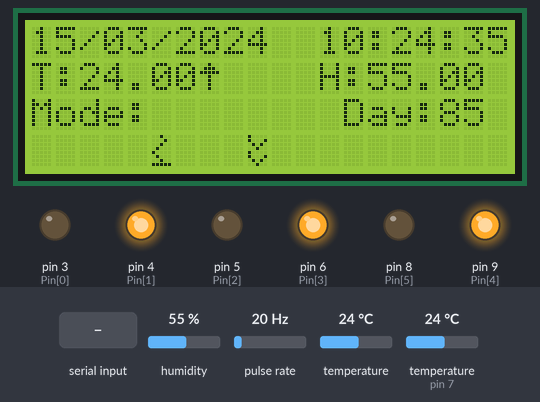
A sketch run on a simulated Arduino Uno, built with avr-gcc and run on an emulated ATmega328P. Parts: 20×4 character LCD, output pins drawn as LEDs (lit = HIGH). Wiring (inferred from the names in the program): pulse sensor: data pin 2. The inputs (shaded band) are chosen by the test bench; at power-on: temperature 24 °C, humidity 55 %, pulse rate 20 Hz, temperature (sensor on pin 7) 24 °C. The local clock reads 2024-03-15 10:24:30 at power-on unless the sketch sets it; EEPROM starts erased; what the sketch prints to the serial monitor is not drawn.

Above: at 5.2 s.
5.3 s: temperature (sensor 0) set to 10.5 °C
At 9.3 s:
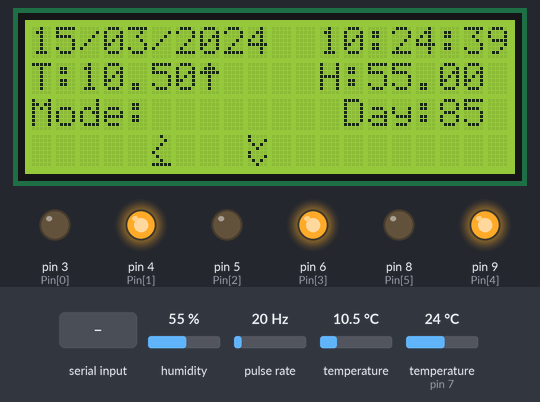
9.4 s: temperature (sensor 0) set to 9.4 °C
At 12.8 s:
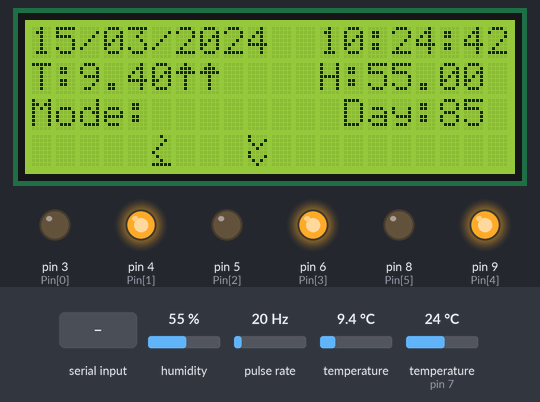
15.2 s: "90,45,200\n" received over Serial
17.9 s: "1\n" received over Serial
At 24.8 s:
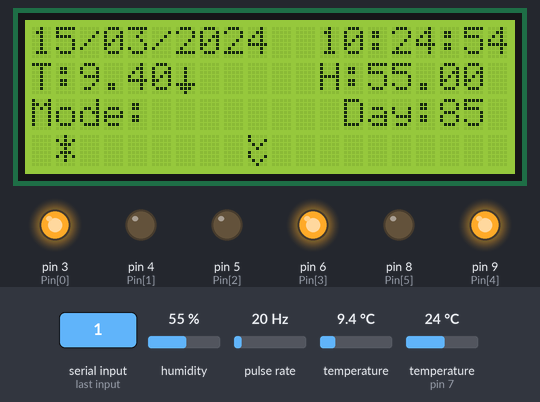
25.4 s: temperature (sensor 0) set to 12 °C
At 30.6 s:
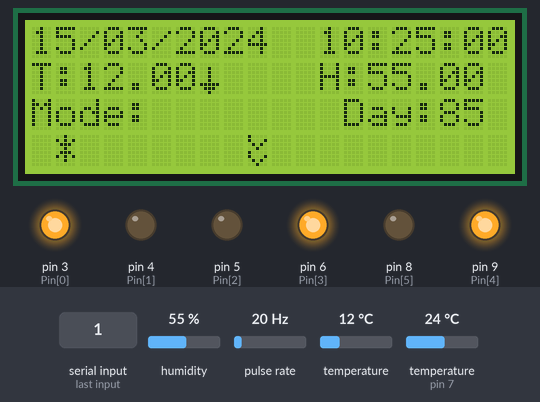
32.9 s: humidity set to 22 %
At 36.8 s:
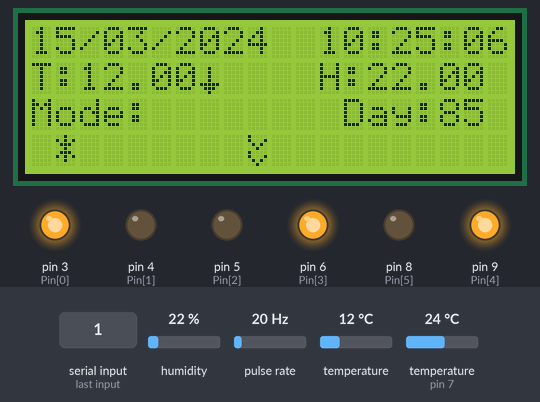
Timing chart, 0 to 38.3 s (numbered marks = the images above; inputs shaded):
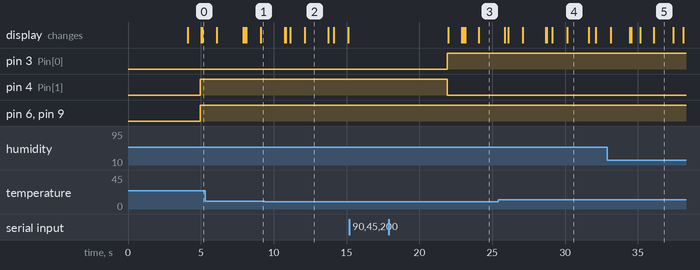

Measured:
- the behaviour switches between 10 and 9.9 °C on temperature (sensor 0) (found by bisection; images 1 and 2)
- after the input at 9.4 s, the display: first changes after 1.4 s (image 2 shows a later state)
- after the input at 15.2 s, every drawn part: stays the same
- after the input at 17.9 s, pin 3 (Pin[0]): LOW → HIGH after 4.0 s; pin 4 (Pin[1]): HIGH → LOW after 4.0 s; the display: first changes after 4.1 s (image 3 shows a later state)
- what the display in image 4 shows lasts 1.5 s, from 30.1 s to 31.6 s

The sketch:

cooler_2004_nano.ino
```cpp
#include <Arduino.h>
#include <EEPROM.h>
#include <SPI.h>
#include <Wire.h>
#include <Adafruit_Sensor.h>
#include <Adafruit_BME280.h>
#include <LiquidCrystal_I2C.h>
#include <DS3231.h>
#include <OneWire.h> // tempsensor
#include <DallasTemperature.h> //temp sensor
DS3231 myRTC;
DateTime myDT;
LiquidCrystal_I2C lcd(0x27, 20, 04);
Adafruit_BME280 bme;
//Constants
#define numPins 6
#define on HIGH
#define off LOW
#define ONE_WIRE_BUS 7

OneWire oneWire(ONE_WIRE_BUS);
DallasTemperature sensors(&oneWire);
//Variables
int evTemp ;
bool chkFan;
unsigned long lastTime = 0;
unsigned long timerDelay = 2000;
int temperature = EEPROM.read(0);  // Set up  Temperature
byte humyditi = EEPROM.read(4);     // Set up humidity
byte state = EEPROM.read(5);        // True work like dehidratation False work for cooling
float hum;                          //Stores humidity value
float temp;                         //Stores temperature value
uint32_t timeStamp = EEPROM.get(6, timeStamp);
uint32_t compressorTs;
bool serialStatus = EEPROM.read(10);
byte fan_up_speed = EEPROM.read(11);
byte serialCheck = 0;
bool cooler_status = false;
bool dehumi_status = false;
bool humi_status = false;
bool heat_status = false;
bool cooler_set = true;
bool hum_set = true;
bool kompressor = true;
bool fanOnOff = EEPROM.read(12);
const byte Pin[numPins] = { 3, 4, 5, 6, 9, 8 };  //fan inner, Heating, Humyfider, Circulation, fan_up_ctrl, Compressor SSR
byte downArrow[] = { 0x00, 0x04, 0x04, 0x04, 0x04, 0x1F, 0x0E, 0x04 };
byte upArrow[] = { 0x04, 0x0E, 0x1F, 0x04, 0x04, 0x04, 0x04, 0x00 };
byte heatSymbol [] = { 0x04, 0x02, 0x04, 0x08, 0x10, 0x08, 0x04, 0x1F };
byte coolerSymbol [] = { 0x04, 0x15, 0x0E, 0x04, 0x0E, 0x15, 0x04, 0x00 };
byte dehumySymbol [] = { 0x00, 0x00, 0x04, 0x0E, 0x17, 0x17, 0x17, 0x0E };
byte humySymbol [] = { 0x00, 0x00, 0x04, 0x0E, 0x1F, 0x1F, 0x1F, 0x0E };
byte circSymbol [] = { 0x10, 0x11, 0x0A, 0x04, 0x10, 0x11, 0x0A, 0x04 };
byte comprWaiting []=  {  0x0C, 0x0C, 0x0C, 0x0C, 0x0C, 0x00, 0x0C, 0x0C};
const int tachoPin = 2;
volatile unsigned long counter = 0;

void countPulses() {
  counter ++;
}
void setup() {
  Wire.begin();
  Serial.begin(9600);
  Serial.print("Loading");
  /*----------------------------------------------------------------------------
    In order to synchronise your clock module, insert timetable values below !
    ----------------------------------------------------------------------------*/
  // myRTC.setClockMode(false);
  // myRTC.setHour(12);
  // myRTC.setMinute(40);
  // myRTC.setSecond(50);

  // myRTC.setDate(25);
  // myRTC.setMonth(2);
  // myRTC.setYear(24);
  lcd.begin();
  sensors.begin();
  lcd.createChar(0, downArrow);
  lcd.createChar(1, upArrow);
  lcd.createChar(2, heatSymbol);
  lcd.createChar(3, coolerSymbol);
  lcd.createChar(4, dehumySymbol);
  lcd.createChar(5, humySymbol);
  lcd.createChar(6, circSymbol);
  lcd.createChar(7, comprWaiting);
  // Turn on the blacklight and print a message.
  lcd.backlight();
  lcd.setCursor(3, 0);
  lcd.print("Meat Dehydrator");
  lcd.setCursor(1, 1);
  lcd.print("By Martin Atanasov");
  lcd.setCursor(4, 2);
  lcd.print("Ver. 2.5.9");
  for (byte i = 0; i < numPins; i++) {  //for each pin
    pinMode(Pin[i], OUTPUT);
    digitalWrite(Pin[i], off);
    delay(650);
    Serial.print(".");
  }
  myDT = RTClib::now();
  bme.begin(0x76);
  //delay(3000);
  lcd.clear();
  Serial.print("\n");
  compressorTs = (myDT.unixtime() + 120);
  attachInterrupt(digitalPinToInterrupt(tachoPin), countPulses, FALLING);
}
void loop() {
  myDT = RTClib::now();
  if ((millis() - lastTime) > timerDelay) {

  hum = bme.readHumidity();
  temp = bme.readTemperature();
  sensors.requestTemperatures();
  evTemp = sensors.getTempCByIndex(0);


  serialPrint();

  lastTime = millis();

  }
  //delay(2000);
  readSerial();
  tempCtrl();
  humCtrl();
  fanUpCtrl();
  lcdPrint();
}
void tempCtrl() {
  if ( state !=2){
    if (cooler_set) {
      if (temp >= (temperature +0.5)) {
        hum_set = false;
        coolerCtrl(on);
        cooler_status = true;
      } else if (temp <= (temperature -0.1)) {
        coolerCtrl(off);
        cooler_status = false;
        hum_set = true;
      }
    }
    if (temp <= (temperature - 1)) {
      digitalWrite(Pin[1], on);
      heat_status = true;
    } else if (temp >= (temperature - 0.5)){
      digitalWrite(Pin[1], off);
      heat_status = false;
    }
  } else {
    digitalWrite(Pin[1], off);
    coolerCtrl(off);
    cooler_status = false;
  }
}
void humCtrl() {
  if (state !=2){
    if (hum_set) {
      if (hum >= (humyditi + 2.9) && state==1) {
        coolerCtrl(on);
        cooler_set = false;
        dehumi_status = true;
        // if (temp <= temperature ) {
        //   digitalWrite(Pin[1], on);
        //   heat_status = true;
        // } else /* if (temp >= (temperature + 0.9))*/ {
        //   digitalWrite(Pin[1], off);
        //   heat_status = false;
        // }
      } else if (hum <= humyditi ) {
        coolerCtrl(off);
        cooler_set = true;
        dehumi_status = false;
      }
    }
    if (hum <= (humyditi - 2.9) && state==1) {
      digitalWrite(Pin[2], on);
      humi_status = true;
    } else if (hum >= (humyditi - 1)) {

      digitalWrite(Pin[2], off);
      humi_status = false;
    }
  } else {
    digitalWrite(Pin[2], off);
    dehumi_status = false;
    humi_status = false;
  }

}
void fanUpCtrl() {


  analogWrite(Pin[4], fan_up_speed);

  digitalWrite(Pin[3], fanOnOff); // WARNING

  //  switch (myDT.minute()) {
  //   case 0:
  //     chkFan = true;
  //     break;
  //   case 15:
  //     chkFan = true;
  //     break;
  //   case 30:
  //     chkFan = true;
  //     break;
  //   case 45:
  //   //   chkFan = true;
  //   //   break;
  //   // case 4:
  //   //   chkFan = true;
  //   // case 5:
  //   //   chkFan = true;
  //   //   break;
  //   // case 12:
  //   //   chkFan = true;
  //   //   break;
  //   // case 14:
  //   //   chkFan = true;
  //   //   break;
  //   // case 16:
  //   //   chkFan = true;
  //   //   break;
  //   // case 18:
  //   //   chkFan = true;
  //   //   break;
  //   // case 21:
  //   //   chkFan = true;
  //   //   break;
  //   // case 22:
  //   //   chkFan = true;
  //   //   break;
  //   default:
  //     chkFan = false;
  // }
  // if (chkFan && state) {
  //   fanOnOff =EEPROM.read(12);
  // } else {
  //   fanOnOff =false;
  // }


}
void serialPrint() {
  if (serialStatus) {
    long  rpm = counter * 23.48 / 2;
    Serial.print("Cooler:");
    if (cooler_status == true) {

      Serial.print("ON");
    } else {
      Serial.print("OFF,");
    }
    Serial.print(" Dehum:");
    if (dehumi_status == true) {
      Serial.print("ON,");
    } else {
      Serial.print("OFF,");
    }
    Serial.print(" Heat:");
    if (heat_status == true) {
      Serial.print("ON,");
    } else {
      Serial.print("OFF,");
    }
    Serial.print(" Humy:");
    if (humi_status == true) {
      Serial.print("ON,");
    } else {
      Serial.print("OFF,");
    }
    Serial.print(" Mode:");
    if (state == 1) {
      Serial.print("Dehydrating,");
    } else if (state == 0){
      Serial.print("Cooler/Freeze,");
    } else if (state == 2){
      Serial.print("OFF,");
    }
    Serial.print(" Humy:");
    if (hum_set == true) {
      Serial.print("Enabled,");
    } else {
      Serial.print("Disabled,");
    }
    Serial.print(" Cooler:");
    if (cooler_set == true) {
      Serial.print("Enabled,");
    } else {
      Serial.print("Disabled,");
    }
    Serial.print(" Fan: ");
    if (fanOnOff) {
      Serial.print(map(fan_up_speed ,26 ,255 ,1 ,100));
      Serial.print("% ");
    Serial.print(rpm);
    Serial.print("rpm, ");
    } else {
      Serial.print("OFF,");
    }
    Serial.print("T:");
    Serial.print(temperature);
    Serial.print(", ");
    Serial.print("H:");
    Serial.print(humyditi);
    Serial.print(",");
    Serial.print(" Day/s:");
    Serial.println(timeReturn());
    Serial.print("Hum:");
    Serial.print(hum);
    Serial.print("  Temp:");
    Serial.print(temp);
    Serial.print("  Evap Temp:");
    Serial.println(evTemp);
    counter = 0;
  } else {
    if (serialCheck < 1){
    Serial.println("Serial Disabled, Enter 0 for MENU");
    serialCheck = 2;
    }

  }
}
void lcdPrint() {
  lcd.cursor_off();
  //lcd.clear();
  lcd.setCursor(0, 0);
  printDigitsLcd(myDT.day());
  lcd.print("/");
  printDigitsLcd(myDT.month());
  lcd.print("/");
  lcd.print(myDT.year());
  lcd.setCursor(12, 0);
  printDigitsLcd(myDT.hour());
  lcd.print(":");
  printDigitsLcd(myDT.minute());
  lcd.print(":");
  printDigitsLcd(myDT.second());
  lcd.setCursor(0, 1);
  lcd.print("T:");
  lcd.print(temp);
  if (cooler_status) {
    lcd.write(byte(0));
    lcd.print("  ");
  } else if (heat_status) {
    lcd.write(byte(1));
  } else {
    lcd.print("   ");
  }
  lcd.setCursor(12, 1);
  lcd.print("H:");
  lcd.print(hum);
  if (dehumi_status) {
    lcd.write(byte(0));
  } else if (humi_status) {
    lcd.write(byte(1));
  } else {
    lcd.print("   ");
  }
  lcd.setCursor(0, 2);
  lcd.print("Mode:");
  if (state==1) {
    lcd.print("Dehydr.");
  } else if (state == 0) {
    lcd.print("Cooler ");
  } else if (state == 2) {
    lcd.print("OFF   ");
  }
  lcd.setCursor(13, 2);
  lcd.print("Day:");
  printDigitsLcd(timeReturn());
  lcd.setCursor(0, 3);
  lcd.print("                    ");
  if (cooler_status){
    lcd.setCursor(1, 3);
    lcd.write(byte(3));
  }
  if (dehumi_status){
    lcd.setCursor(3, 3);
    lcd.write(byte(4));
  }
  if (heat_status){
    lcd.setCursor(5, 3);
    lcd.write(byte(2));
  }
  if (humi_status){
    lcd.setCursor(7, 3);
    lcd.write(byte(5));
  }
  if (fanOnOff){
    lcd.setCursor(9, 3);
    lcd.write(byte(6));
  }
  // printDigitsLcd(cooler_status);
  // printDigitsLcd(dehumi_status);
  // printDigitsLcd(heat_status);
  // printDigitsLcd(humi_status);
}
void printDigitsLcd(byte digits) {
  // utility function for digital clock display: prints preceding colon and leading 0
  if (digits < 10)
    lcd.print('0');
  lcd.print(digits);
}
byte timeReturn() {
  byte dayResult = ((myDT.unixtime() - timeStamp) / 86400);
  return dayResult;
}
void compressor(byte i) {
  if (myDT.unixtime() >= compressorTs)   {
    if (i == HIGH) {
      digitalWrite(Pin[5], on);
      kompressor = true;
    } else if (i == LOW) {
      digitalWrite(Pin[5], off);
      if (kompressor == true) {
        compressorTs = (myDT.unixtime() + 120);
        delay(100);
        kompressor = false;
      }
    }

  }
}
void coolerCtrl (byte i){
  if (i == on){
    digitalWrite(Pin[0], on);
  } else {
    digitalWrite(Pin[0], off);
  }
  if (evTemp >= 5 && i == on){
    compressor(on);
  } else {
    compressor(off);
  }

}

void readSerial() {
  String error = " Wrong Input\n";
  String done = " DONE\n";
  int pause = 3000;
  String enaDis[2] = { "Enable\n", "Disable\n" };

   if (Serial.available() && Serial.parseInt() == 0) {
     Serial.flush();
     Serial.read();
     //Serial.end();
    // Serial.begin(1152000);
     Serial.print("MENU: \n1- Temperature Selection\n2- Humidity Selection\n3- Mode\n4- Reset Count Days\n5- Serial (Enable-Disable)\n6- Fan Speed %\n7- Circulation FAN (ON-OFF) \n\n");
    while (Serial.available()==0) {};

    if (Serial.available()) {
      while (!Serial.available());
    byte a = Serial.parseInt();
    if (a == 1) {
      Serial.print("Temp: ");
      while (!Serial.available()) {}
      EEPROM.update(0, Serial.parseInt());
      temperature = EEPROM.read(0);
      Serial.println(temperature);
      Serial.println(done);
      delay(pause);
    } else if (a == 2) {
      Serial.print("Hum: ");
      while (!Serial.available()) {}
      EEPROM.update(4, Serial.parseInt());
      humyditi = EEPROM.read(4);
      Serial.println(humyditi);
      Serial.println(done);
      delay(pause);
    } else if (a == 3) {
      Serial.print("Mode(0 - Cooler/Freeze, 1-Dehydration, 2-OFF): ");
      while (!Serial.available()) {}
      EEPROM.update(5, Serial.parseInt());
      state = EEPROM.read(5);
      if (state == 1) {
        Serial.println(" Dehydration ");
      } else if (state == 0) {
        Serial.println(" Cooler/Freeze ");
      } else if (state == 2) {
        Serial.println(" OFF ");
      }
      Serial.println(done);
      delay(pause);
    } else if (a == 4) {
      Serial.print("Reset Day?(0 - NO, 1-YES): ");
      while (!Serial.available()) {}
      if (Serial.parseInt()) {
        EEPROM.put(6, myDT.unixtime());
        EEPROM.get(6, timeStamp);
        Serial.print(" Day Counter Reset");
      } else {
        Serial.print("Day Counter Not Reset");
      }
      delay(pause);
    } else if (a == 5) {
      Serial.print("Serial(0 - OFF, 1-ON): ");
      while (!Serial.available()) {}
      EEPROM.update(10, Serial.parseInt());
      serialStatus = EEPROM.read(10);
      if (serialStatus == 0)
        Serial.println(enaDis[1]);
      else if (serialStatus == 1) {
        Serial.println(enaDis[0]);
      } else {
        Serial.println(error);
      }
    } else if (a == 6) {
      Serial.print("Fan Speed %");
      while (!Serial.available()) {}
      EEPROM.update(11, map(Serial.parseInt() ,1 , 100 ,26 ,255));
      fan_up_speed = EEPROM.read(11);
      Serial.print(map(fan_up_speed ,26 ,255 ,1 ,100));
      Serial.println(done);
      delay(pause);

    } else if (a == 7) {
      Serial.print("Circulation (0 - OFF, 1-ON): ");
      while (!Serial.available()) {}
      EEPROM.update(12, Serial.parseInt());
      fanOnOff = EEPROM.read(12);
      if (fanOnOff) {
        Serial.print(" ON");
      } else {
        Serial.print(" OFF");
      }
      Serial.println(done);
      delay(pause);
    }

    else {
      Serial.println(error);
      delay(pause);
    }
  }
   }
}
```
